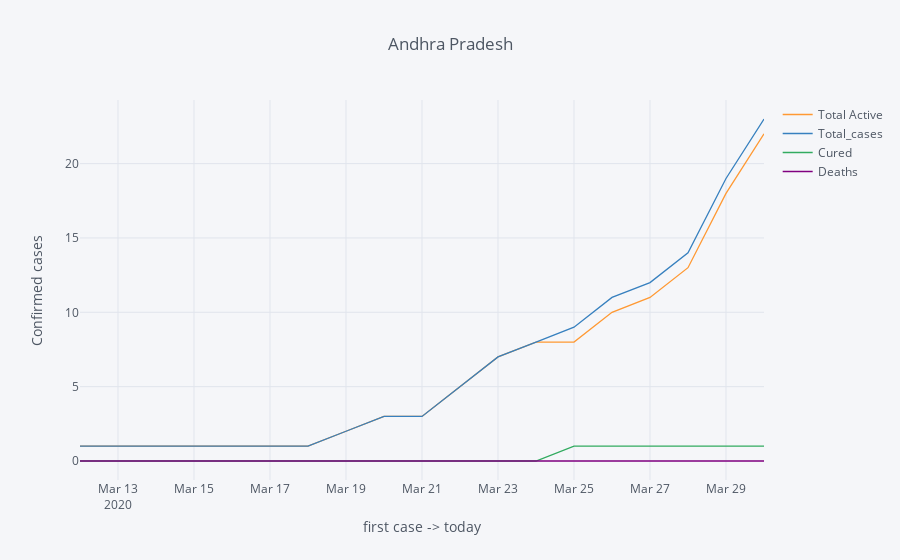
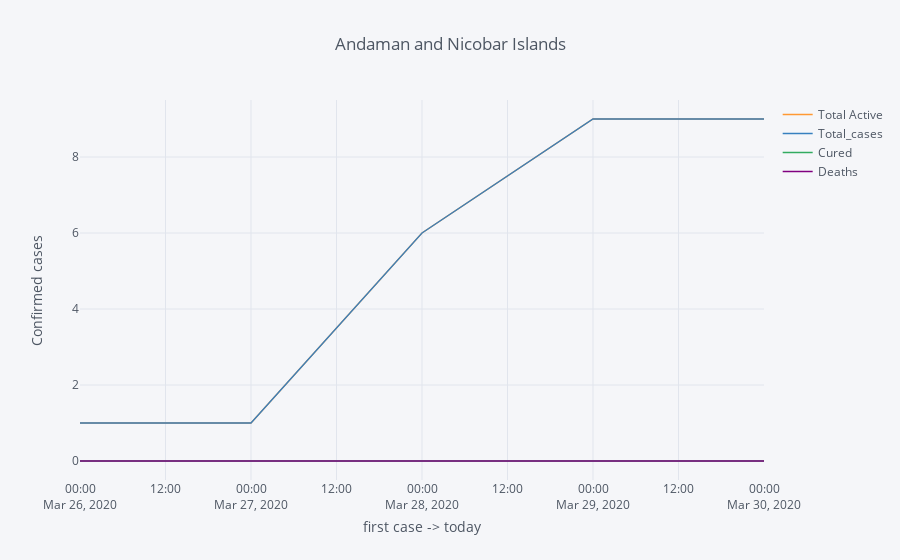
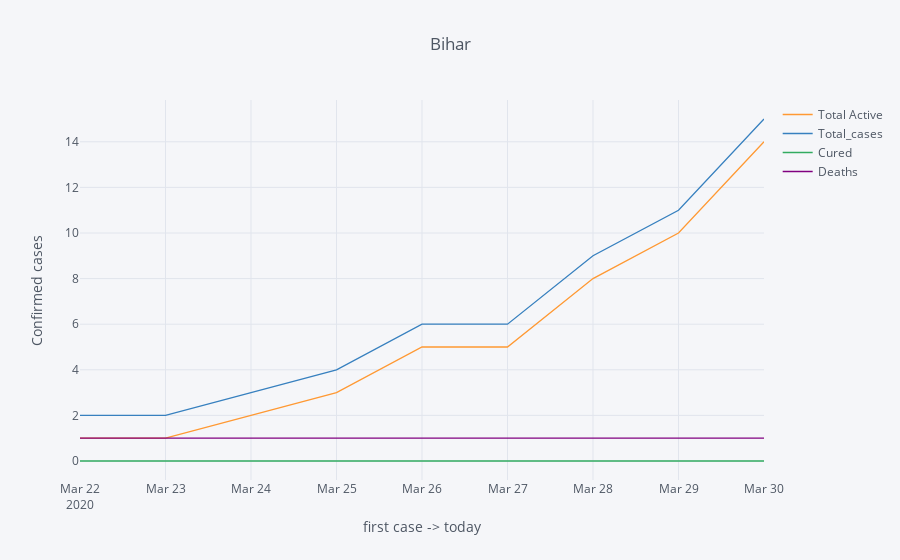

Here is the notebook cell these charts were saved with, in order:
### Code cell
for state in state_dic:
    state_dic[state][['Total Active','Total_cases', 'Cured','Deaths']].iplot(title=state,
                    #colors={'Total':'black', 'Safe-Zone':'blue'}, width=2.5
                    xTitle='first case -> today', yTitle='Confirmed cases')

### Figure 1 — Plotly figure (JSON) as saved in the notebook; plotly's stock layout.template omitted (floating-point values rounded to 4 significant figures)
{"data": [{"line": {"color": "rgba(255, 153, 51, 1.0)", "dash": "solid", "shape": "linear", "width": 1.3}, "mode": "lines", "name": "Total Active", "text": "", "type": "scatter", "uid": "ad877d73-e793-4d01-bc98-4891920e5413", "x": ["2020-03-12", "2020-03-13", "2020-03-14", "2020-03-15", "2020-03-16", "2020-03-17", "2020-03-18", "2020-03-19", "2020-03-20", "2020-03-21", "2020-03-22", "2020-03-23", "2020-03-24", "2020-03-25", "2020-03-26", "2020-03-27", "2020-03-28", "2020-03-29", "2020-03-30"], "y": [1, 1, 1, 1, 1, 1, 1, 2, 3, 3, 5, 7, 8, 8, 10, 11, 13, 18, 22]}, {"line": {"color": "rgba(55, 128, 191, 1.0)", "dash": "solid", "shape": "linear", "width": 1.3}, "mode": "lines", "name": "Total_cases", "text": "", "type": "scatter", "uid": "c13b5d0c-ed03-42d2-8f63-74aa85c7241e", "x": ["2020-03-12", "2020-03-13", "2020-03-14", "2020-03-15", "2020-03-16", "2020-03-17", "2020-03-18", "2020-03-19", "2020-03-20", "2020-03-21", "2020-03-22", "2020-03-23", "2020-03-24", "2020-03-25", "2020-03-26", "2020-03-27", "2020-03-28", "2020-03-29", "2020-03-30"], "y": [1, 1, 1, 1, 1, 1, 1, 2, 3, 3, 5, 7, 8, 9, 11, 12, 14, 19, 23]}, {"line": {"color": "rgba(50, 171, 96, 1.0)", "dash": "solid", "shape": "linear", "width": 1.3}, "mode": "lines", "name": "Cured", "text": "", "type": "scatter", "uid": "18eefea5-3d46-443f-bd4a-6a3107ee09c8", "x": ["2020-03-12", "2020-03-13", "2020-03-14", "2020-03-15", "2020-03-16", "2020-03-17", "2020-03-18", "2020-03-19", "2020-03-20", "2020-03-21", "2020-03-22", "2020-03-23", "2020-03-24", "2020-03-25", "2020-03-26", "2020-03-27", "2020-03-28", "2020-03-29", "2020-03-30"], "y": [0, 0, 0, 0, 0, 0, 0, 0, 0, 0, 0, 0, 0, 1, 1, 1, 1, 1, 1]}, {"line": {"color": "rgba(128, 0, 128, 1.0)", "dash": "solid", "shape": "linear", "width": 1.3}, "mode": "lines", "name": "Deaths", "text": "", "type": "scatter", "uid": "8e931caf-d350-4c16-9982-2f31b69bfeb3", "x": ["2020-03-12", "2020-03-13", "2020-03-14", "2020-03-15", "2020-03-16", "2020-03-17", "2020-03-18", "2020-03-19", "2020-03-20", "2020-03-21", "2020-03-22", "2020-03-23", "2020-03-24", "2020-03-25", "2020-03-26", "2020-03-27", "2020-03-28", "2020-03-29", "2020-03-30"], "y": [0, 0, 0, 0, 0, 0, 0, 0, 0, 0, 0, 0, 0, 0, 0, 0, 0, 0, 0]}], "layout": {"legend": {"bgcolor": "#F5F6F9", "font": {"color": "#4D5663"}}, "paper_bgcolor": "#F5F6F9", "plot_bgcolor": "#F5F6F9", "title": {"font": {"color": "#4D5663"}, "text": "Andhra Pradesh"}, "xaxis": {"gridcolor": "#E1E5ED", "showgrid": true, "tickfont": {"color": "#4D5663"}, "title": {"font": {"color": "#4D5663"}, "text": "first case -> today"}, "zerolinecolor": "#E1E5ED"}, "yaxis": {"gridcolor": "#E1E5ED", "showgrid": true, "tickfont": {"color": "#4D5663"}, "title": {"font": {"color": "#4D5663"}, "text": "Confirmed cases"}, "zerolinecolor": "#E1E5ED"}}}

### Figure 2 — Plotly figure (JSON) as saved in the notebook; plotly's stock layout.template omitted (floating-point values rounded to 4 significant figures)
{"data": [{"line": {"color": "rgba(255, 153, 51, 1.0)", "dash": "solid", "shape": "linear", "width": 1.3}, "mode": "lines", "name": "Total Active", "text": "", "type": "scatter", "uid": "07688153-3574-4341-93b7-9a3caa533e7d", "x": ["2020-03-26", "2020-03-27", "2020-03-28", "2020-03-29", "2020-03-30"], "y": [1, 1, 6, 9, 9]}, {"line": {"color": "rgba(55, 128, 191, 1.0)", "dash": "solid", "shape": "linear", "width": 1.3}, "mode": "lines", "name": "Total_cases", "text": "", "type": "scatter", "uid": "c9bb28be-ba76-44b0-9631-3275cbf4482d", "x": ["2020-03-26", "2020-03-27", "2020-03-28", "2020-03-29", "2020-03-30"], "y": [1, 1, 6, 9, 9]}, {"line": {"color": "rgba(50, 171, 96, 1.0)", "dash": "solid", "shape": "linear", "width": 1.3}, "mode": "lines", "name": "Cured", "text": "", "type": "scatter", "uid": "56c5da47-7e39-452d-a7b5-27cd31de99a0", "x": ["2020-03-26", "2020-03-27", "2020-03-28", "2020-03-29", "2020-03-30"], "y": [0, 0, 0, 0, 0]}, {"line": {"color": "rgba(128, 0, 128, 1.0)", "dash": "solid", "shape": "linear", "width": 1.3}, "mode": "lines", "name": "Deaths", "text": "", "type": "scatter", "uid": "368aae7b-9c09-43c8-ba7d-277a08a5af17", "x": ["2020-03-26", "2020-03-27", "2020-03-28", "2020-03-29", "2020-03-30"], "y": [0, 0, 0, 0, 0]}], "layout": {"legend": {"bgcolor": "#F5F6F9", "font": {"color": "#4D5663"}}, "paper_bgcolor": "#F5F6F9", "plot_bgcolor": "#F5F6F9", "title": {"font": {"color": "#4D5663"}, "text": "Andaman and Nicobar Islands"}, "xaxis": {"gridcolor": "#E1E5ED", "showgrid": true, "tickfont": {"color": "#4D5663"}, "title": {"font": {"color": "#4D5663"}, "text": "first case -> today"}, "zerolinecolor": "#E1E5ED"}, "yaxis": {"gridcolor": "#E1E5ED", "showgrid": true, "tickfont": {"color": "#4D5663"}, "title": {"font": {"color": "#4D5663"}, "text": "Confirmed cases"}, "zerolinecolor": "#E1E5ED"}}}

### Figure 3 — Plotly figure (JSON) as saved in the notebook; plotly's stock layout.template omitted (floating-point values rounded to 4 significant figures)
{"data": [{"line": {"color": "rgba(255, 153, 51, 1.0)", "dash": "solid", "shape": "linear", "width": 1.3}, "mode": "lines", "name": "Total Active", "text": "", "type": "scatter", "uid": "d8664d62-a3b0-495f-8be4-579585f7504b", "x": ["2020-03-22", "2020-03-23", "2020-03-24", "2020-03-25", "2020-03-26", "2020-03-27", "2020-03-28", "2020-03-29", "2020-03-30"], "y": [1, 1, 2, 3, 5, 5, 8, 10, 14]}, {"line": {"color": "rgba(55, 128, 191, 1.0)", "dash": "solid", "shape": "linear", "width": 1.3}, "mode": "lines", "name": "Total_cases", "text": "", "type": "scatter", "uid": "13710003-9597-400c-a743-94d9861bd3b5", "x": ["2020-03-22", "2020-03-23", "2020-03-24", "2020-03-25", "2020-03-26", "2020-03-27", "2020-03-28", "2020-03-29", "2020-03-30"], "y": [2, 2, 3, 4, 6, 6, 9, 11, 15]}, {"line": {"color": "rgba(50, 171, 96, 1.0)", "dash": "solid", "shape": "linear", "width": 1.3}, "mode": "lines", "name": "Cured", "text": "", "type": "scatter", "uid": "cc763417-ca6c-4375-9aeb-b49fb40538fa", "x": ["2020-03-22", "2020-03-23", "2020-03-24", "2020-03-25", "2020-03-26", "2020-03-27", "2020-03-28", "2020-03-29", "2020-03-30"], "y": [0, 0, 0, 0, 0, 0, 0, 0, 0]}, {"line": {"color": "rgba(128, 0, 128, 1.0)", "dash": "solid", "shape": "linear", "width": 1.3}, "mode": "lines", "name": "Deaths", "text": "", "type": "scatter", "uid": "925833b7-86f5-4cef-a6bb-c7bc486c2ee1", "x": ["2020-03-22", "2020-03-23", "2020-03-24", "2020-03-25", "2020-03-26", "2020-03-27", "2020-03-28", "2020-03-29", "2020-03-30"], "y": [1, 1, 1, 1, 1, 1, 1, 1, 1]}], "layout": {"legend": {"bgcolor": "#F5F6F9", "font": {"color": "#4D5663"}}, "paper_bgcolor": "#F5F6F9", "plot_bgcolor": "#F5F6F9", "title": {"font": {"color": "#4D5663"}, "text": "Bihar"}, "xaxis": {"gridcolor": "#E1E5ED", "showgrid": true, "tickfont": {"color": "#4D5663"}, "title": {"font": {"color": "#4D5663"}, "text": "first case -> today"}, "zerolinecolor": "#E1E5ED"}, "yaxis": {"gridcolor": "#E1E5ED", "showgrid": true, "tickfont": {"color": "#4D5663"}, "title": {"font": {"color": "#4D5663"}, "text": "Confirmed cases"}, "zerolinecolor": "#E1E5ED"}}}
